Frame 1 (no input): blank canvas, image omitted
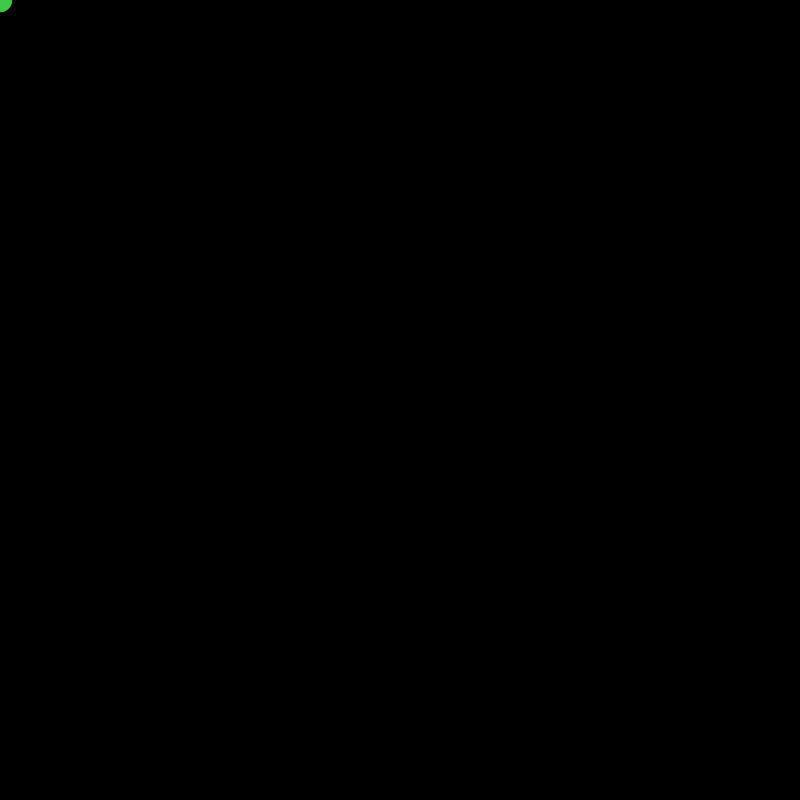
Frame 60 (the mouse pressed at the canvas centre just before this capture)
Frame 120 (the mouse held since frame 60 and released just before this capture): blank canvas, image omitted

The Processing sketch that drew this single still picture (run headless with seeded random() and noise(); from frame 60 on, the mouse is pressed at the canvas centre):

// Processing sketch: Array
// ── Array.pde
int num = 50;
int[] x = new int[num];
int[] y = new int[num];
int[] r = new int[num];
int[] g = new int[num];
int[] b = new int[num];

void setup() {
    size(800, 800);
    noStroke();
    smooth();
    fill(255, 102);
}

void draw() {
    background(0);
    // Shift the values to the right
    for (int i = num - 1; i > 0; i--) {
        x[i] = x[i - 1];
        y[i] = y[i - 1];
        r[i] = r[i - 1];
        g[i] = g[i - 1];
        b[i] = b[i - 1];
    } 
    
    // Add the new values to the beginning of the array
    x[0] = mouseX;
    y[0] = mouseY;
    r[0] = (int)random(0, 255);
    g[0] = (int)random(0,255);
    b[0] = (int)random(0,255);
    
    // Drawthe circles
    for (int i = 0; i < num; i++) {
        fill(r[i],g[i],b[i]);
        ellipse(x[i], y[i], i / 2.0, i / 2.0);
    }
} 
